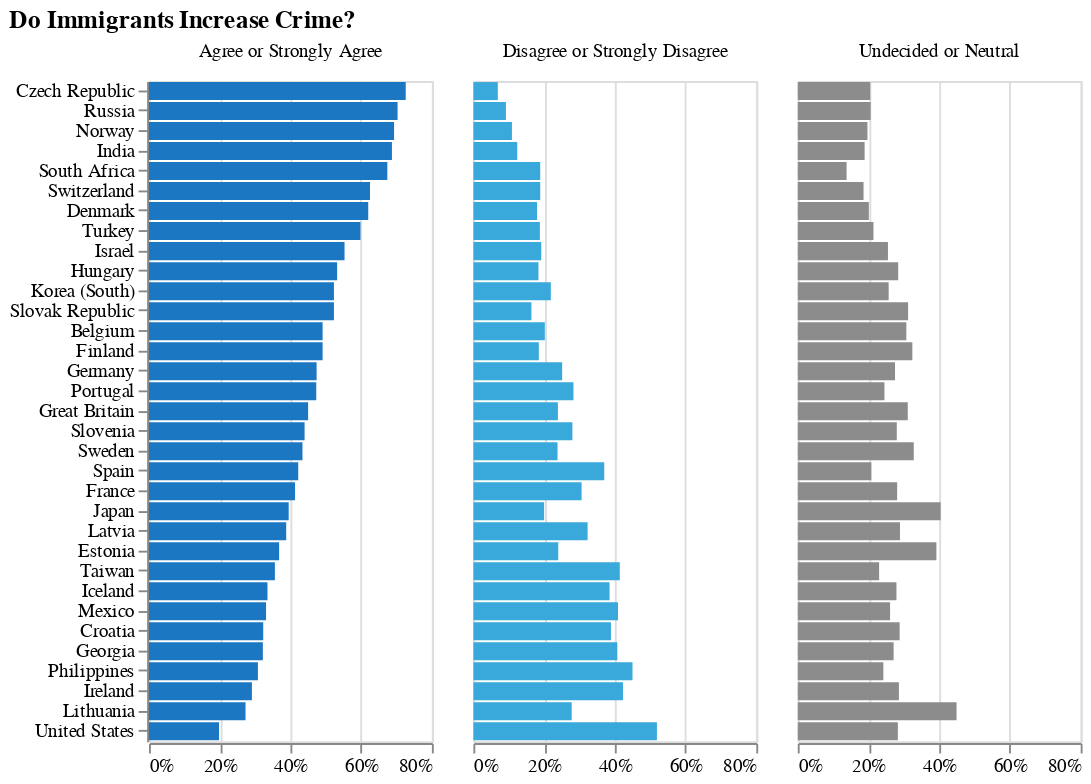

Notebook cell for this chart:
### Code cell
chart = (
    alt.Chart(im)
    .mark_bar()
    .encode(
        y=alt.Y('country', sort=sort, title=None),
        x=alt.X('pct', axis=alt.Axis(format='%'), title=None),
        color=alt.Color(
            'response', 
            legend=None, 
            scale=alt.Scale(range=["#1c77c3", "#39a9db", "#8C8C8C"]))
    )
    .properties(width=150, height=350)
    .facet(column=alt.Column('response', title=''))
)

chart.properties(title="Do Immigrants Increase Crime?")

### Figure 1 — Vega-Lite specification as saved in the notebook (floating-point values rounded to 4 significant figures)
{"config": {"view": {"continuousWidth": 400, "continuousHeight": 300}}, "data": {"name": "data-70bbb0c66eaec06c187a7054c1c8a72d"}, "facet": {"column": {"type": "nominal", "field": "response", "title": ""}}, "spec": {"mark": "bar", "encoding": {"color": {"type": "nominal", "field": "response", "legend": null, "scale": {"range": ["#1c77c3", "#39a9db", "#8C8C8C"]}}, "x": {"type": "quantitative", "axis": {"format": "%"}, "field": "pct", "title": null}, "y": {"type": "nominal", "field": "country", "sort": ["Czech Republic", "Russia", "Norway", "India", "South Africa", "Switzerland", "Denmark", "Turkey", "Israel", "Hungary", "Korea (South)", "Slovak Republic", "Belgium", "Finland", "Germany", "Portugal", "Great Britain", "Slovenia", "Sweden", "Spain", "France", "Japan", "Latvia", "Estonia", "Taiwan", "Iceland", "Mexico", "Croatia", "Georgia", "Philippines", "Ireland", "Lithuania", "United States"], "title": null}}, "height": 350, "width": 150}, "title": "Do Immigrants Increase Crime?", "$schema": "https://vega.github.io/schema/vega-lite/v4.0.2.json", "datasets": {"data-70bbb0c66eaec06c187a7054c1c8a72d": [{"country": "Belgium", "response": "Agree or Strongly Agree", "n": 1081, "pct": 0.491}, {"country": "Belgium", "response": "Disagree or Strongly Disagree", "n": 444, "pct": 0.202}, {"country": "Belgium", "response": "Undecided or Neutral", "n": 677, "pct": 0.307}, {"country": "Croatia", "response": "Agree or Strongly Agree", "n": 323, "pct": 0.323}, {"country": "Croatia", "response": "Disagree or Strongly Disagree", "n": 389, "pct": 0.389}, {"country": "Croatia", "response": "Undecided or Neutral", "n": 288, "pct": 0.288}, {"country": "Czech Republic", "response": "Agree or Strongly Agree", "n": 1386, "pct": 0.726}, {"country": "Czech Republic", "response": "Disagree or Strongly Disagree", "n": 131, "pct": 0.069}, {"country": "Czech Republic", "response": "Undecided or Neutral", "n": 392, "pct": 0.205}, {"country": "Denmark", "response": "Agree or Strongly Agree", "n": 821, "pct": 0.62}, {"country": "Denmark", "response": "Disagree or Strongly Disagree", "n": 238, "pct": 0.18}, {"country": "Denmark", "response": "Undecided or Neutral", "n": 266, "pct": 0.201}, {"country": "Estonia", "response": "Agree or Strongly Agree", "n": 371, "pct": 0.368}, {"country": "Estonia", "response": "Disagree or Strongly Disagree", "n": 242, "pct": 0.24}, {"country": "Estonia", "response": "Undecided or Neutral", "n": 396, "pct": 0.392}, {"country": "Finland", "response": "Agree or Strongly Agree", "n": 610, "pct": 0.491}, {"country": "Finland", "response": "Disagree or Strongly Disagree", "n": 230, "pct": 0.185}, {"country": "Finland", "response": "Undecided or Neutral", "n": 403, "pct": 0.324}, {"country": "France", "response": "Agree or Strongly Agree", "n": 833, "pct": 0.413}, {"country": "France", "response": "Disagree or Strongly Disagree", "n": 617, "pct": 0.306}, {"country": "France", "response": "Undecided or Neutral", "n": 567, "pct": 0.281}, {"country": "Georgia", "response": "Agree or Strongly Agree", "n": 482, "pct": 0.322}, {"country": "Georgia", "response": "Disagree or Strongly Disagree", "n": 610, "pct": 0.407}, {"country": "Georgia", "response": "Undecided or Neutral", "n": 406, "pct": 0.271}, {"country": "Germany", "response": "Agree or Strongly Agree", "n": 813, "pct": 0.474}, {"country": "Germany", "response": "Disagree or Strongly Disagree", "n": 431, "pct": 0.251}, {"country": "Germany", "response": "Undecided or Neutral", "n": 473, "pct": 0.275}, {"country": "Great Britain", "response": "Agree or Strongly Agree", "n": 407, "pct": 0.45}, {"country": "Great Britain", "response": "Disagree or Strongly Disagree", "n": 216, "pct": 0.239}, {"country": "Great Britain", "response": "Undecided or Neutral", "n": 281, "pct": 0.311}, {"country": "Hungary", "response": "Agree or Strongly Agree", "n": 536, "pct": 0.532}, {"country": "Hungary", "response": "Disagree or Strongly Disagree", "n": 185, "pct": 0.184}, {"country": "Hungary", "response": "Undecided or Neutral", "n": 286, "pct": 0.284}, {"country": "Iceland", "response": "Agree or Strongly Agree", "n": 363, "pct": 0.335}, {"country": "Iceland", "response": "Disagree or Strongly Disagree", "n": 417, "pct": 0.385}, {"country": "Iceland", "response": "Undecided or Neutral", "n": 302, "pct": 0.279}, {"country": "India", "response": "Agree or Strongly Agree", "n": 1051, "pct": 0.687}, {"country": "India", "response": "Disagree or Strongly Disagree", "n": 190, "pct": 0.124}, {"country": "India", "response": "Undecided or Neutral", "n": 289, "pct": 0.189}, {"country": "Ireland", "response": "Agree or Strongly Agree", "n": 353, "pct": 0.291}, {"country": "Ireland", "response": "Disagree or Strongly Disagree", "n": 514, "pct": 0.423}, {"country": "Ireland", "response": "Undecided or Neutral", "n": 348, "pct": 0.286}, {"country": "Israel", "response": "Agree or Strongly Agree", "n": 666, "pct": 0.553}, {"country": "Israel", "response": "Disagree or Strongly Disagree", "n": 231, "pct": 0.192}, {"country": "Israel", "response": "Undecided or Neutral", "n": 307, "pct": 0.255}, {"country": "Japan", "response": "Agree or Strongly Agree", "n": 488, "pct": 0.395}, {"country": "Japan", "response": "Disagree or Strongly Disagree", "n": 247, "pct": 0.2}, {"country": "Japan", "response": "Undecided or Neutral", "n": 499, "pct": 0.404}, {"country": "Korea (South)", "response": "Agree or Strongly Agree", "n": 677, "pct": 0.523}, {"country": "Korea (South)", "response": "Disagree or Strongly Disagree", "n": 284, "pct": 0.219}, {"country": "Korea (South)", "response": "Undecided or Neutral", "n": 333, "pct": 0.257}, {"country": "Latvia", "response": "Agree or Strongly Agree", "n": 388, "pct": 0.388}, {"country": "Latvia", "response": "Disagree or Strongly Disagree", "n": 323, "pct": 0.323}, {"country": "Latvia", "response": "Undecided or Neutral", "n": 289, "pct": 0.289}, {"country": "Lithuania", "response": "Agree or Strongly Agree", "n": 326, "pct": 0.273}, {"country": "Lithuania", "response": "Disagree or Strongly Disagree", "n": 332, "pct": 0.278}, {"country": "Lithuania", "response": "Undecided or Neutral", "n": 536, "pct": 0.449}, {"country": "Mexico", "response": "Agree or Strongly Agree", "n": 351, "pct": 0.331}, {"country": "Mexico", "response": "Disagree or Strongly Disagree", "n": 434, "pct": 0.409}, {"country": "Mexico", "response": "Undecided or Neutral", "n": 277, "pct": 0.261}, {"country": "Norway", "response": "Agree or Strongly Agree", "n": 1099, "pct": 0.693}, {"country": "Norway", "response": "Disagree or Strongly Disagree", "n": 173, "pct": 0.109}, {"country": "Norway", "response": "Undecided or Neutral", "n": 313, "pct": 0.197}, {"country": "Philippines", "response": "Agree or Strongly Agree", "n": 369, "pct": 0.308}, {"country": "Philippines", "response": "Disagree or Strongly Disagree", "n": 540, "pct": 0.45}, {"country": "Philippines", "response": "Undecided or Neutral", "n": 291, "pct": 0.242}, {"country": "Portugal", "response": "Agree or Strongly Agree", "n": 473, "pct": 0.473}, {"country": "Portugal", "response": "Disagree or Strongly Disagree", "n": 283, "pct": 0.283}, {"country": "Portugal", "response": "Undecided or Neutral", "n": 245, "pct": 0.245}, {"country": "Russia", "response": "Agree or Strongly Agree", "n": 1065, "pct": 0.703}, {"country": "Russia", "response": "Disagree or Strongly Disagree", "n": 139, "pct": 0.092}, {"country": "Russia", "response": "Undecided or Neutral", "n": 312, "pct": 0.206}, {"country": "Slovak Republic", "response": "Agree or Strongly Agree", "n": 605, "pct": 0.523}, {"country": "Slovak Republic", "response": "Disagree or Strongly Disagree", "n": 190, "pct": 0.164}, {"country": "Slovak Republic", "response": "Undecided or Neutral", "n": 361, "pct": 0.312}, {"country": "Slovenia", "response": "Agree or Strongly Agree", "n": 444, "pct": 0.44}, {"country": "Slovenia", "response": "Disagree or Strongly Disagree", "n": 283, "pct": 0.28}, {"country": "Slovenia", "response": "Undecided or Neutral", "n": 283, "pct": 0.28}, {"country": "South Africa", "response": "Agree or Strongly Agree", "n": 1845, "pct": 0.674}, {"country": "South Africa", "response": "Disagree or Strongly Disagree", "n": 517, "pct": 0.189}, {"country": "South Africa", "response": "Undecided or Neutral", "n": 377, "pct": 0.138}, {"country": "Spain", "response": "Agree or Strongly Agree", "n": 517, "pct": 0.422}, {"country": "Spain", "response": "Disagree or Strongly Disagree", "n": 453, "pct": 0.37}, {"country": "Spain", "response": "Undecided or Neutral", "n": 255, "pct": 0.208}, {"country": "Sweden", "response": "Agree or Strongly Agree", "n": 473, "pct": 0.434}, {"country": "Sweden", "response": "Disagree or Strongly Disagree", "n": 259, "pct": 0.238}, {"country": "Sweden", "response": "Undecided or Neutral", "n": 358, "pct": 0.328}, {"country": "Switzerland", "response": "Agree or Strongly Agree", "n": 773, "pct": 0.625}, {"country": "Switzerland", "response": "Disagree or Strongly Disagree", "n": 234, "pct": 0.189}, {"country": "Switzerland", "response": "Undecided or Neutral", "n": 230, "pct": 0.186}, {"country": "Taiwan", "response": "Agree or Strongly Agree", "n": 694, "pct": 0.356}, {"country": "Taiwan", "response": "Disagree or Strongly Disagree", "n": 809, "pct": 0.414}, {"country": "Taiwan", "response": "Undecided or Neutral", "n": 449, "pct": 0.23}, {"country": "Turkey", "response": "Agree or Strongly Agree", "n": 996, "pct": 0.598}, {"country": "Turkey", "response": "Disagree or Strongly Disagree", "n": 313, "pct": 0.188}, {"country": "Turkey", "response": "Undecided or Neutral", "n": 357, "pct": 0.214}, {"country": "United States", "response": "Agree or Strongly Agree", "n": 252, "pct": 0.198}, {"country": "United States", "response": "Disagree or Strongly Disagree", "n": 661, "pct": 0.519}, {"country": "United States", "response": "Undecided or Neutral", "n": 361, "pct": 0.283}]}}
